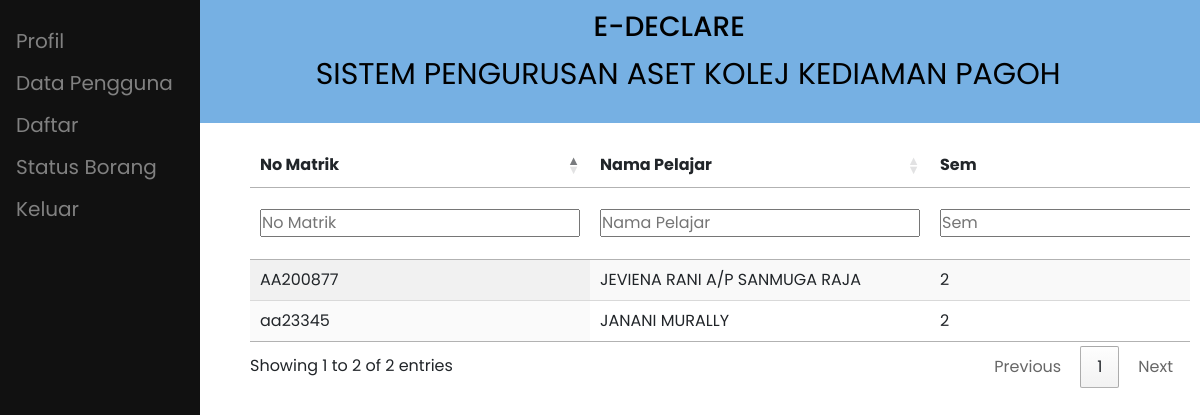
The page /admin/paparan.php on the database its author committed.
### tables this page shows
CREATE TABLE `pelajar` (
  `no_matrik` varchar(8) NOT NULL,
  `nama_pelajar` varchar(50) NOT NULL,
  `email_pelajar` varchar(100) NOT NULL,
  `kata_laluan_p` varchar(100) NOT NULL,
  `sem_no` int(1) NOT NULL,
  `tahun` int(1) NOT NULL,
  `no_telefon_p` varchar(20) NOT NULL,
  `kkp` varchar(255) DEFAULT NULL,
  `aras` varchar(255) DEFAULT NULL,
  `no_rumah` varchar(255) DEFAULT NULL,
  `blok` varchar(255) DEFAULT NULL,
  `status` int(11) NOT NULL
);

### admin/paparan.php (the view, shortened to what this page needs)
<?php
require '../conn.php';
?>
<!DOCTYPE html>
<html lang="en">
<head>
  <link rel="stylesheet" href="../css/style.css">
  <link href='https://unpkg.com/boxicons@2.1.2/css/boxicons.min.css' rel='stylesheet'>
  <link href="https://cdn.jsdelivr.net/npm/bootstrap@5.2.0-beta1/dist/css/bootstrap.min.css" rel="stylesheet">
  <link rel="stylesheet" href="https://cdn.datatables.net/1.12.1/css/jquery.dataTables.min.css">
  <link rel="stylesheet" href="https://cdn.datatables.net/buttons/2.2.3/css/buttons.dataTables.min.css">
  <link rel="stylesheet" href="../css/paparan.css">
</head>
<body>
  <div class="header">
    <h3>&nbsp;&nbsp;&nbsp;&nbsp;&nbsp;&nbsp;&nbsp;&nbsp;&nbsp;&nbsp;&nbsp;&nbsp;&nbsp;&nbsp;&nbsp;&nbsp;&nbsp;&nbsp;&nbsp;E-DECLARE</h3>
    <p>&nbsp;&nbsp;&nbsp;&nbsp;&nbsp;&nbsp;&nbsp;&nbsp;&nbsp;&nbsp;&nbsp;&nbsp;&nbsp;&nbsp;&nbsp;&nbsp;&nbsp;&nbsp;&nbsp;&nbsp;&nbsp;&nbsp;SISTEM PENGURUSAN ASET KOLEJ KEDIAMAN PAGOH</p>
  </div>
  <?php include 'admin_sidenav.php' ?>
  <div class="content">
    <table id="example" class="display nowrap" style="width:100%">
      <thead>
        <tr>
          <th>No Matrik</th>
          <th>Nama Pelajar</th>
          <th>Sem</th>
        </tr>
      </thead>
      <tbody>
        <?php
        $sql = "SELECT * FROM pelajar";
        $result = $conn->query($sql);
        if ($result->num_rows > 0) {
          while ($row = $result->fetch_assoc()) {
        ?>
            <tr>
              <td><?php echo $row['no_matrik'] ?></td>
              <td><?php echo $row['nama_pelajar'] ?></td>
              <td><?php echo $row['sem_no'] ?></td>
            </tr>
        <?php
          }
        }
        ?>
      </tbody>
    </table>
  </div>
</body>
</html>

### css/style.css (style rules this page uses)
* { margin: 0; padding: 0; box-sizing: border-box; font-family: "Poppins", sans-serif; }
body { position: relative; min-height: 100vh; width: 100%; overflow: hidden; overflow-y: scroll; }
.content { width: auto; height: 1200px; margin-left: 240px; position: relative; background: #fff; top: 10px; }
td, th { border: 1px solid #999; padding: 20px; }

### css/paparan.css (style rules this page uses)
.header { padding: 10px; text-align: center; background: #76B0E3; color: black; font-size: 30px; }
.content { padding: 10px; }

### rows shown on the page
pelajar: no_matrik "AA200877", nama_pelajar "JEVIENA RANI A/P SANMUGA RAJA", sem_no "2"
pelajar: no_matrik "aa23345", nama_pelajar "JANANI MURALLY", sem_no "2"
